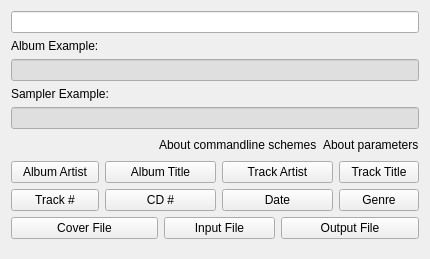
<?xml version="1.0" encoding="UTF-8"?>
<ui version="4.0">
 <class>CommandWizardWidgetUI</class>
 <widget class="QWidget" name="CommandWizardWidgetUI">
  <property name="geometry">
   <rect>
    <x>0</x>
    <y>0</y>
    <width>430</width>
    <height>259</height>
   </rect>
  </property>
  <layout class="QGridLayout" name="gridLayout">
   <item row="0" column="0" colspan="6">
    <widget class="KLineEdit" name="klineedit_command"/>
   </item>
   <item row="1" column="0">
    <widget class="QLabel" name="label_album_example">
     <property name="maximumSize">
      <size>
       <width>16777215</width>
       <height>21</height>
      </size>
     </property>
     <property name="text">
      <string>Album Example:</string>
     </property>
     <property name="buddy">
      <cstring>klineedit_album_example</cstring>
     </property>
    </widget>
   </item>
   <item row="2" column="0" colspan="6">
    <widget class="KLineEdit" name="klineedit_album_example">
     <property name="enabled">
      <bool>true</bool>
     </property>
     <property name="palette">
      <palette>
       <active>
        <colorrole role="Base">
         <brush brushstyle="SolidPattern">
          <color alpha="255">
           <red>224</red>
           <green>223</green>
           <blue>223</blue>
          </color>
         </brush>
        </colorrole>
        <colorrole role="Highlight">
         <brush brushstyle="SolidPattern">
          <color alpha="255">
           <red>124</red>
           <green>130</green>
           <blue>119</blue>
          </color>
         </brush>
        </colorrole>
        <colorrole role="HighlightedText">
         <brush brushstyle="SolidPattern">
          <color alpha="255">
           <red>255</red>
           <green>255</green>
           <blue>255</blue>
          </color>
         </brush>
        </colorrole>
       </active>
       <inactive>
        <colorrole role="Base">
         <brush brushstyle="SolidPattern">
          <color alpha="255">
           <red>224</red>
           <green>223</green>
           <blue>223</blue>
          </color>
         </brush>
        </colorrole>
        <colorrole role="Highlight">
         <brush brushstyle="SolidPattern">
          <color alpha="255">
           <red>124</red>
           <green>130</green>
           <blue>119</blue>
          </color>
         </brush>
        </colorrole>
        <colorrole role="HighlightedText">
         <brush brushstyle="SolidPattern">
          <color alpha="255">
           <red>255</red>
           <green>255</green>
           <blue>255</blue>
          </color>
         </brush>
        </colorrole>
       </inactive>
       <disabled>
        <colorrole role="Base">
         <brush brushstyle="SolidPattern">
          <color alpha="255">
           <red>244</red>
           <green>244</green>
           <blue>244</blue>
          </color>
         </brush>
        </colorrole>
        <colorrole role="Highlight">
         <brush brushstyle="SolidPattern">
          <color alpha="255">
           <red>124</red>
           <green>130</green>
           <blue>119</blue>
          </color>
         </brush>
        </colorrole>
        <colorrole role="HighlightedText">
         <brush brushstyle="SolidPattern">
          <color alpha="255">
           <red>255</red>
           <green>255</green>
           <blue>255</blue>
          </color>
         </brush>
        </colorrole>
       </disabled>
      </palette>
     </property>
     <property name="readOnly">
      <bool>true</bool>
     </property>
    </widget>
   </item>
   <item row="3" column="0" colspan="2">
    <widget class="QLabel" name="label_sampler_example">
     <property name="maximumSize">
      <size>
       <width>16777215</width>
       <height>21</height>
      </size>
     </property>
     <property name="text">
      <string>Sampler Example:</string>
     </property>
     <property name="buddy">
      <cstring>klineedit_sampler_example</cstring>
     </property>
    </widget>
   </item>
   <item row="4" column="0" colspan="6">
    <widget class="KLineEdit" name="klineedit_sampler_example">
     <property name="enabled">
      <bool>true</bool>
     </property>
     <property name="palette">
      <palette>
       <active>
        <colorrole role="Base">
         <brush brushstyle="SolidPattern">
          <color alpha="255">
           <red>224</red>
           <green>223</green>
           <blue>223</blue>
          </color>
         </brush>
        </colorrole>
        <colorrole role="Highlight">
         <brush brushstyle="SolidPattern">
          <color alpha="255">
           <red>124</red>
           <green>130</green>
           <blue>119</blue>
          </color>
         </brush>
        </colorrole>
        <colorrole role="HighlightedText">
         <brush brushstyle="SolidPattern">
          <color alpha="255">
           <red>255</red>
           <green>255</green>
           <blue>255</blue>
          </color>
         </brush>
        </colorrole>
       </active>
       <inactive>
        <colorrole role="Base">
         <brush brushstyle="SolidPattern">
          <color alpha="255">
           <red>224</red>
           <green>223</green>
           <blue>223</blue>
          </color>
         </brush>
        </colorrole>
        <colorrole role="Highlight">
         <brush brushstyle="SolidPattern">
          <color alpha="255">
           <red>124</red>
           <green>130</green>
           <blue>119</blue>
          </color>
         </brush>
        </colorrole>
        <colorrole role="HighlightedText">
         <brush brushstyle="SolidPattern">
          <color alpha="255">
           <red>255</red>
           <green>255</green>
           <blue>255</blue>
          </color>
         </brush>
        </colorrole>
       </inactive>
       <disabled>
        <colorrole role="Base">
         <brush brushstyle="SolidPattern">
          <color alpha="255">
           <red>244</red>
           <green>244</green>
           <blue>244</blue>
          </color>
         </brush>
        </colorrole>
        <colorrole role="Highlight">
         <brush brushstyle="SolidPattern">
          <color alpha="255">
           <red>124</red>
           <green>130</green>
           <blue>119</blue>
          </color>
         </brush>
        </colorrole>
        <colorrole role="HighlightedText">
         <brush brushstyle="SolidPattern">
          <color alpha="255">
           <red>255</red>
           <green>255</green>
           <blue>255</blue>
          </color>
         </brush>
        </colorrole>
       </disabled>
      </palette>
     </property>
     <property name="readOnly">
      <bool>true</bool>
     </property>
    </widget>
   </item>
   <item row="5" column="0" colspan="6">
    <layout class="QHBoxLayout" name="horizontalLayout">
     <item>
      <spacer name="horizontalSpacer">
       <property name="orientation">
        <enum>Qt::Horizontal</enum>
       </property>
       <property name="sizeHint" stdset="0">
        <size>
         <width>40</width>
         <height>20</height>
        </size>
       </property>
      </spacer>
     </item>
     <item>
      <widget class="KUrlLabel" name="kurllabel_aboutcommandlineschemes">
       <property name="text">
        <string>About commandline schemes</string>
       </property>
      </widget>
     </item>
     <item>
      <widget class="KUrlLabel" name="kurllabel_aboutparameters">
       <property name="text">
        <string>About parameters</string>
       </property>
      </widget>
     </item>
    </layout>
   </item>
   <item row="6" column="0">
    <widget class="KPushButton" name="kpushbutton_albumartist">
     <property name="minimumSize">
      <size>
       <width>0</width>
       <height>0</height>
      </size>
     </property>
     <property name="maximumSize">
      <size>
       <width>16777215</width>
       <height>16777215</height>
      </size>
     </property>
     <property name="toolTip">
      <string/>
     </property>
     <property name="text">
      <string>Album Artist</string>
     </property>
    </widget>
   </item>
   <item row="6" column="1" colspan="2">
    <widget class="KPushButton" name="kpushbutton_albumtitle">
     <property name="minimumSize">
      <size>
       <width>0</width>
       <height>0</height>
      </size>
     </property>
     <property name="maximumSize">
      <size>
       <width>16777215</width>
       <height>16777215</height>
      </size>
     </property>
     <property name="toolTip">
      <string/>
     </property>
     <property name="text">
      <string>Album Title</string>
     </property>
    </widget>
   </item>
   <item row="6" column="3" colspan="2">
    <widget class="KPushButton" name="kpushbutton_trackartist">
     <property name="minimumSize">
      <size>
       <width>0</width>
       <height>0</height>
      </size>
     </property>
     <property name="maximumSize">
      <size>
       <width>16777215</width>
       <height>16777215</height>
      </size>
     </property>
     <property name="toolTip">
      <string/>
     </property>
     <property name="text">
      <string>Track Artist</string>
     </property>
    </widget>
   </item>
   <item row="6" column="5">
    <widget class="KPushButton" name="kpushbutton_tracktitle">
     <property name="minimumSize">
      <size>
       <width>0</width>
       <height>0</height>
      </size>
     </property>
     <property name="maximumSize">
      <size>
       <width>16777215</width>
       <height>16777215</height>
      </size>
     </property>
     <property name="toolTip">
      <string/>
     </property>
     <property name="text">
      <string>Track Title</string>
     </property>
    </widget>
   </item>
   <item row="7" column="0">
    <widget class="KPushButton" name="kpushbutton_trackno">
     <property name="toolTip">
      <string/>
     </property>
     <property name="text">
      <string>Track #</string>
     </property>
    </widget>
   </item>
   <item row="7" column="1" colspan="2">
    <widget class="KPushButton" name="kpushbutton_cdno">
     <property name="toolTip">
      <string/>
     </property>
     <property name="text">
      <string>CD #</string>
     </property>
    </widget>
   </item>
   <item row="7" column="3" colspan="2">
    <widget class="KPushButton" name="kpushbutton_date">
     <property name="toolTip">
      <string/>
     </property>
     <property name="text">
      <string>Date</string>
     </property>
    </widget>
   </item>
   <item row="7" column="5">
    <widget class="KPushButton" name="kpushbutton_genre">
     <property name="toolTip">
      <string/>
     </property>
     <property name="text">
      <string>Genre</string>
     </property>
    </widget>
   </item>
   <item row="8" column="0" colspan="2">
    <widget class="KPushButton" name="kpushbutton_cover_file">
     <property name="toolTip">
      <string/>
     </property>
     <property name="text">
      <string>Cover File</string>
     </property>
    </widget>
   </item>
   <item row="8" column="2" colspan="2">
    <widget class="KPushButton" name="kpushbutton_input_file">
     <property name="toolTip">
      <string/>
     </property>
     <property name="text">
      <string>Input File</string>
     </property>
    </widget>
   </item>
   <item row="8" column="4" colspan="2">
    <widget class="KPushButton" name="kpushbutton_output_file">
     <property name="toolTip">
      <string/>
     </property>
     <property name="text">
      <string>Output File</string>
     </property>
    </widget>
   </item>
   <item row="9" column="2">
    <spacer name="verticalSpacer">
     <property name="orientation">
      <enum>Qt::Vertical</enum>
     </property>
     <property name="sizeHint" stdset="0">
      <size>
       <width>20</width>
       <height>16</height>
      </size>
     </property>
    </spacer>
   </item>
  </layout>
 </widget>
 <customwidgets>
  <customwidget>
   <class>KPushButton</class>
   <extends>QPushButton</extends>
   <header>kpushbutton.h</header>
  </customwidget>
  <customwidget>
   <class>KLineEdit</class>
   <extends>QLineEdit</extends>
   <header>klineedit.h</header>
  </customwidget>
  <customwidget>
   <class>KUrlLabel</class>
   <extends>QLabel</extends>
   <header>kurllabel.h</header>
  </customwidget>
 </customwidgets>
 <tabstops>
  <tabstop>klineedit_command</tabstop>
  <tabstop>klineedit_album_example</tabstop>
  <tabstop>klineedit_sampler_example</tabstop>
  <tabstop>kpushbutton_albumartist</tabstop>
  <tabstop>kpushbutton_albumtitle</tabstop>
  <tabstop>kpushbutton_trackartist</tabstop>
  <tabstop>kpushbutton_tracktitle</tabstop>
  <tabstop>kpushbutton_trackno</tabstop>
  <tabstop>kpushbutton_cdno</tabstop>
  <tabstop>kpushbutton_date</tabstop>
  <tabstop>kpushbutton_genre</tabstop>
  <tabstop>kpushbutton_cover_file</tabstop>
  <tabstop>kpushbutton_input_file</tabstop>
  <tabstop>kpushbutton_output_file</tabstop>
 </tabstops>
 <resources/>
 <connections/>
</ui>
